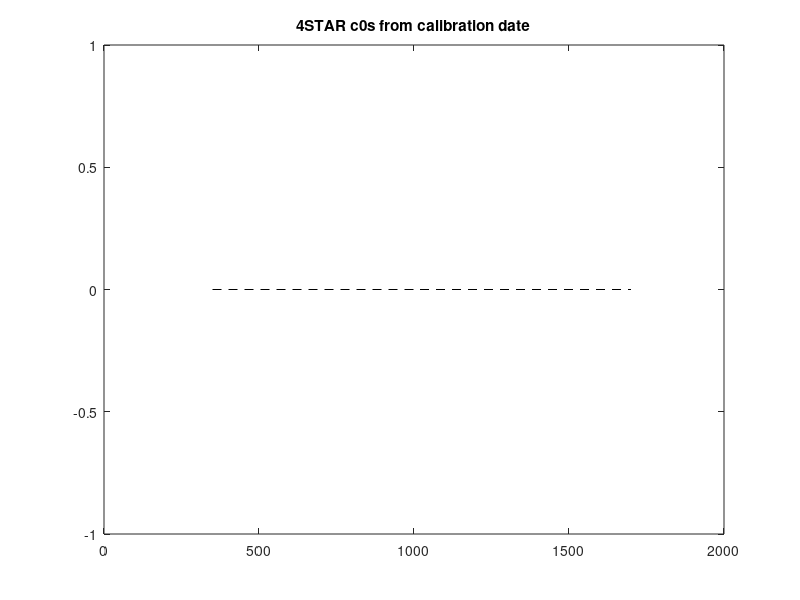
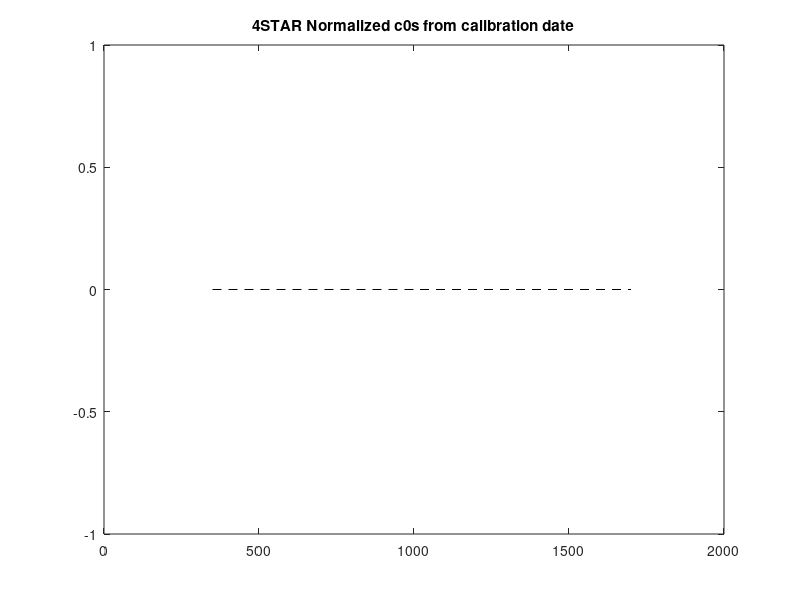

Recreate these plots in MATLAB, in order. (Note: this script raises an error after producing the figures.)
% Checking some c0, and calculating the averages
close all
clear all
fp = 'C:\Users\sleblan2\Research\4STAR_codes\data_folder\';
fp_out = 'C:\Users\sleblan2\Research\MLO\2017_May\figs\';

vis_names = {'20170526_VIS_C0_refined_Langley_4STAR_MLO_May2017.dat';...
             '20170527_VIS_C0_refined_Langley_4STAR_MLO_May2017.dat';...
             '20170528_VIS_C0_refined_Langley_4STAR_MLO_May2017.dat';...
             '20170529_VIS_C0_refined_Langley_4STAR_MLO_May2017.dat';...
             '20170530_VIS_C0_refined_Langley_4STAR_MLO_May2017.dat';...
             '20160927_VIS_C0_refined_mix_Langley_airborne_MLO_high_alt_AOD_ORACLES_averages_v1.dat'};
        
nir_names = {'20170526_NIR_C0_refined_Langley_4STAR_MLO_May2017.dat';...
             '20170527_NIR_C0_refined_Langley_4STAR_MLO_May2017.dat';...
             '20170528_NIR_C0_refined_Langley_4STAR_MLO_May2017.dat';...
             '20170529_NIR_C0_refined_Langley_4STAR_MLO_May2017.dat';...
             '20170530_NIR_C0_refined_Langley_4STAR_MLO_May2017.dat';...
             '20160927_NIR_C0_refined_mix_Langley_airborne_MLO_high_alt_AOD_ORACLES_averages_v1.dat'};
         
supp = {'cloudy';'good';'hazy';'cloudy';'cloudy';'ORACLES c0'};
n = length(vis_names);
c0v = {}; c0rv = {}; c0n = {}; corn = {}; leg = {};

fig = figure; 
plot([350,1000,1700],[0,0,0],'--k');
title('4STAR c0s from calibration date')
hold on;

fig2 = figure;
plot([350,1000,1700],[0,0,0],'--k');
title('4STAR Normalized c0s from calibration date')
hold on;

cm = jet(n);
for i=1:n;
    visfilename = [fp vis_names{i}]
    nirfilename = [fp nir_names{i}]
    
    a=importdata(which(visfilename));
    visc0(i,:)=a.data(:,strcmp(lower(a.colheaders), 'c0'))';
    visc0err(i,:)=a.data(:,strcmp(lower(a.colheaders), 'c0err'))';
    c0v{i} = visc0; c0rv{i} = visc0err;
    
    b=importdata(which(nirfilename));
    nirc0(i,:)=b.data(:,strcmp(lower(b.colheaders), 'c0'))';
    nirc0err(i,:)=b.data(:,strcmp(lower(b.colheaders), 'c0err'))';
    c0n{i} = nirc0; c0rn{i} = nirc0err;
    
    w_vis = a.data(:,strcmp(lower(a.colheaders),'wavelength'));
    w_nir = b.data(:,strcmp(lower(b.colheaders),'wavelength'));
    
    leg{i} = [supp{i} '-' vis_names{i}(1:8)];
   
    figure(fig);
    l = plot(w_vis,visc0(i,:),'color',cm(i,:));
    p(i) = l;
    plot(w_nir,nirc0(i,:).*10,'color',cm(i,:));
    
    figure(fig2);
    l2 = plot(w_vis,visc0(i,:)./visc0(1,:).*100.0,'color',cm(i,:));
    p2(i) = l2;
    plot(w_nir,nirc0(i,:)./nirc0(1,:).*100.0,'color',cm(i,:));
    
end;
figure(fig);
legend(p,leg);
xlabel('Wavelength [nm]');
ylabel('c0 (NIR c0 x10)');
ylim([0,650]);

figure(fig2);
legend(p2,leg);
xlabel('Wavelength [nm]');
ylabel('Normalized c0');
ylim([80,120]);

figure;
l = plot(w_vis,visc0);
hold all
plot(w_nir,nirc0.*10);

legend(l,leg);
xlabel('Wavelength [nm]');
ylabel('c0');
ylim([0,800]);

% Now average the c0s for creating the right c0
%i_avg = [1 6 6 9 10 13 14 16];
i_avg = [1,2,3,4,5];
visc0_avg = mean(visc0(i_avg,:));
visc0_std = std(visc0(i_avg,:));
nirc0_avg = mean(nirc0(i_avg,:));
nirc0_std = std(nirc0(i_avg,:));

figure(fig2);
l2 = plot(w_vis,visc0_avg./visc0(1,:).*100.0,'color','black');
plot(w_nir,nirc0_avg./nirc0(1,:).*100.0,'color','black');
grid;
p2(i+1) = l2;
leg{i+1} = 'Averages';
legend(p2,leg);

figure(fig);
l = plot(w_vis,visc0_avg,'color','black');
plot(w_nir,nirc0_avg.*10.0,'color','black');
grid;
p(i+1) = l;
leg{i+1} = 'Averages';
legend(p,leg);

% Save the figures
save_fig(fig,[fp_out 'MLO_May2017_cal_c0']);
save_fig(fig2,[fp_out 'MLO_May2017_cal_c0_relative']);

stophere
% Now save the new averaged c0 for use
days_cell = '';
for i=1:length(i_avg);
    c = char(leg{i_avg(i)});
    days_cell = [days_cell ', ' c(1:4) '-' c(5:6) '-' c(7:8)];
end;
filesuffix='refined_mix_Langley_airborne_MLO_high_alt_AOD_ORACLES_averages_v1';
additionalnotes={'Langley at MLO and airborne Data outside 2.0x the STD of 501 nm Langley residuals were screened out. ';...
                 'Including high Altitude rate spectra, matched to splined stratospheric AOD measured at MLO.';...
                 ['Averages of c0 from multiple days including: ' days_cell '. See the list of files below']};
daystr=leg{i_avg(end)}(end-7:end);
visfilename=fullfile(starpaths, [daystr '_VIS_C0_' filesuffix '.dat']);
nirfilename=fullfile(starpaths, [daystr '_NIR_C0_' filesuffix '.dat']);    

vissource_alt=cellstr(char(vis_names{i_avg}));
nirsource_alt=cellstr(char(nir_names{i_avg}));
vissource = '(SEE Original files for sources)';
nirsource = '(SEE Original files for sources)';

starsavec0(visfilename, vissource, [additionalnotes; vissource_alt], w_vis, visc0_avg, visc0_std);
starsavec0(nirfilename, nirsource, [additionalnotes; nirsource_alt], w_nir, nirc0_avg, nirc0_std);

stophere



